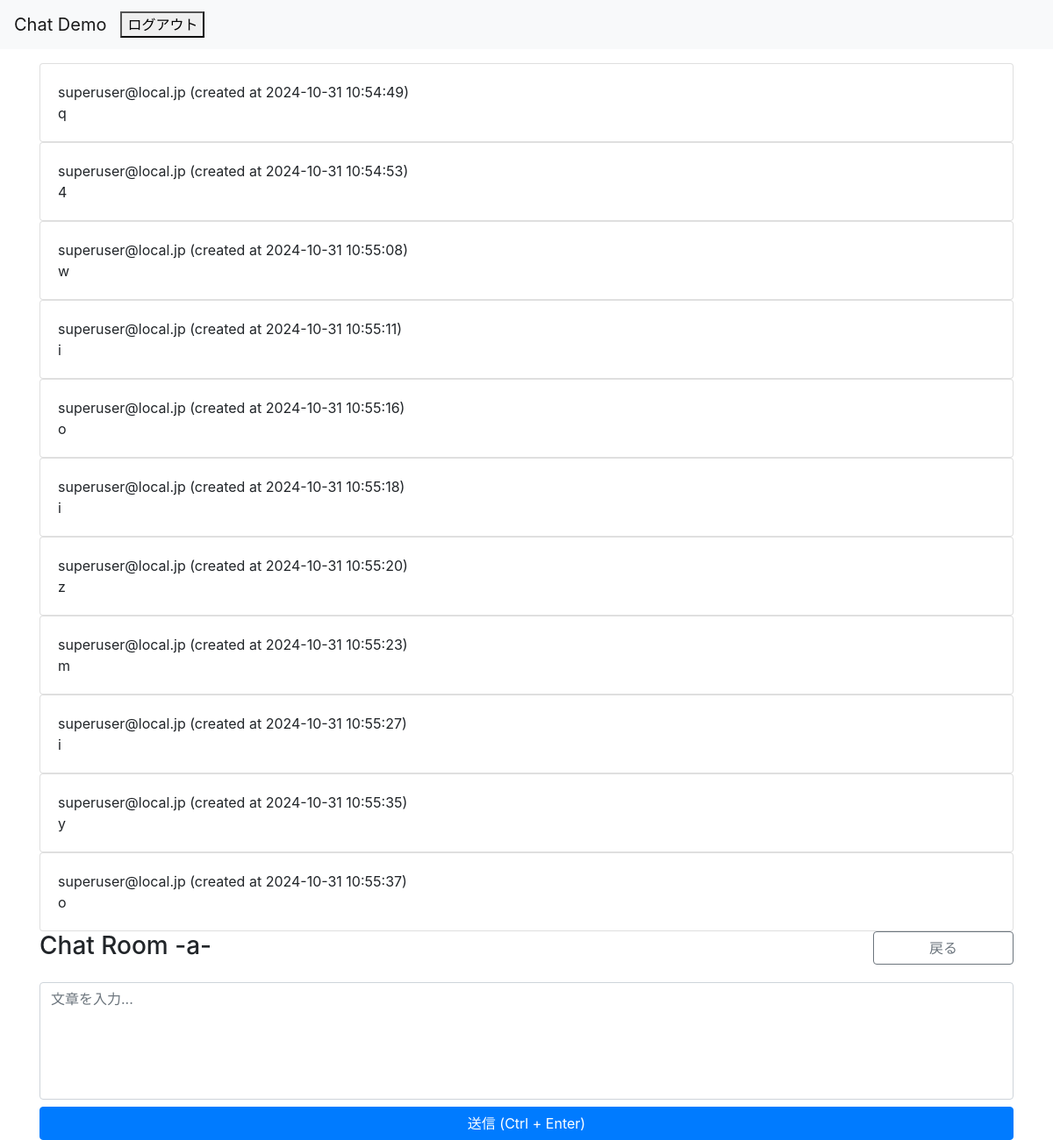
The page /chat/enter/room/6 (signed in) on the database as committed earlier.
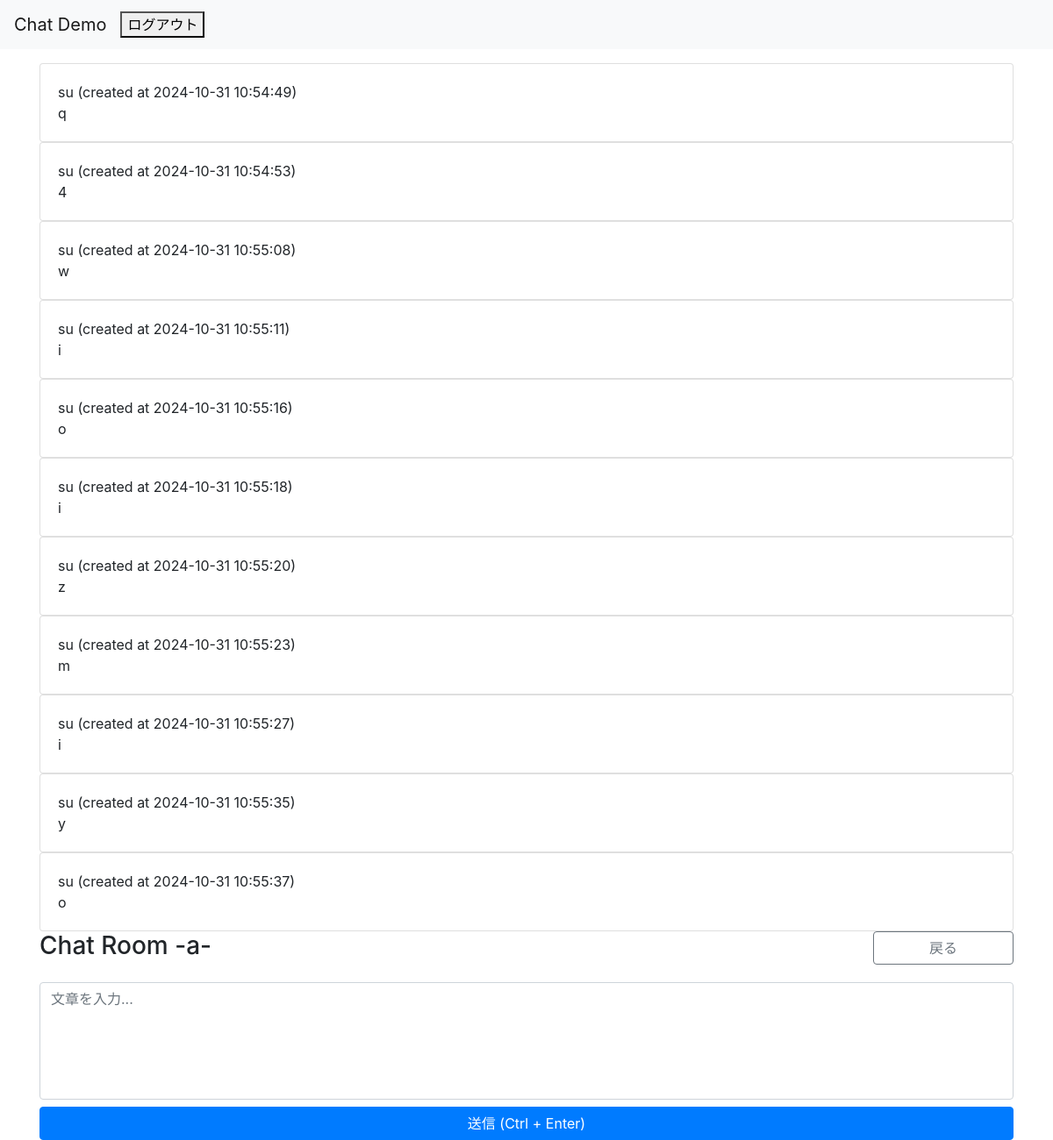
The same page on the database as committed later.
### chat/models.py (models this page shows, shortened)
class Message(models.Model):
    room = models.ForeignKey(Room, on_delete=models.CASCADE, related_name='messages')
    owner = models.ForeignKey(User, on_delete=models.CASCADE, related_name='messages')
    content = models.TextField(gettext_lazy('Content'))
    created_at = models.DateTimeField(gettext_lazy('Created time'), default=timezone.now)
    objects = MessageManager()

class Room(models.Model):
    host = models.ForeignKey(User, on_delete=models.CASCADE)
    name = models.CharField(gettext_lazy('ルーム名'), max_length=64)
    description = models.TextField(gettext_lazy('説明文'), max_length=128)
    participants = models.ManyToManyField(User, related_name='rooms', verbose_name=gettext_lazy('参加者(Ctrl キーを押しながらマウスで選択)'), blank=True)
    created_at = models.DateTimeField(gettext_lazy('Created time'), default=timezone.now)
    objects = RoomQueryset.as_manager()
    def __str__(self):
        return self.__unicode__()
    def __unicode__(self):
        return self.name
    def is_assigned(self, user=None):
        try:
            _ = self.participants.all().get(pk=user.pk)
            return True
        except User.DoesNotExist:
            return self.host == user
        except Exception:
            return False

### accounts/models.py (models this page shows)
class User(AbstractBaseUser, PermissionsMixin):
    screen_name = models.CharField(
        gettext_lazy('screen name'),
        max_length=128,
        default='',
        blank=True,
        help_text=gettext_lazy('Option. 128 characters or fewer.'),
    )
    email = models.EmailField(gettext_lazy('E-mail address'), unique=True)
    is_staff = models.BooleanField(
        gettext_lazy('staff status'),
        default=False,
        help_text=gettext_lazy('Designates whether the user can log into this admin site.'),
    )
    is_active = models.BooleanField(
        gettext_lazy('active'),
        default=True,
        help_text=gettext_lazy(
            'Designates whether this user should be treated as active. Unselect this instead of deleting accounts.'
        ),
    )
    date_joined = models.DateTimeField(gettext_lazy('date joined'), default=timezone.now)
    objects = CustomUserManager()
    points = models.IntegerField(
        default=0,
        blank=True,
        null=True,
    )
    USERNAME_FIELD = 'email'
    REQUIRED_FIELDS = []
    class Meta:
        verbose_name = gettext_lazy('user')
        verbose_name_plural = gettext_lazy('users')
    def __str__(self):
        return self.__unicode__()
    def __unicode__(self):
        return self.screen_name or self.email

### chat/views.py (the view)
# urls.py: path('enter/room/<int:pk>', views.EnterRoom.as_view(), name='enter_room'),
class EnterRoom(LoginRequiredMixin, OnlyAssignedUserMixin, DetailView):
    model = models.Room
    template_name = 'chat/chat_room.html'
    context_object_name = 'room'

### chat/models.py (called while the page is built)
    def ordering(self, order='created_at'):
        return self.get_queryset().order_by(order)

### chat/views.py (called while the page is built)
    def test_func(self):
        room = self.get_object()
        return room.is_assigned(self.request.user)

### templates/chat/chat_room.html (shortened to what this page needs)
{% extends 'base.html' %}
{% load humanize %}
{% block content %}
<div class="row justify-content-center mt-3">
    <div class="col-12">
        <div id="chat-log">
            {% for message in room.messages.ordering %}
            <div class="card">
                <div class="card-body">
                    <div class="row">
                        <div class="col-12">
                            <span class="card-username">{{ message.owner|stringformat:"s" }}</span>
                            <time class="card-datetime" datetime="{{ message.created_at|date:'Y-m-d' }}">(created at {{ message.created_at|date:'Y-m-d H:i:s' }})</time>
                        </div>
                    </div>
                    <div class="row">
                        <div class="col-12 card-content">
                            {{ message.content|linebreaksbr }}
                        </div>
                    </div>
                </div>
            </div>
            {% endfor %}
        </div>
    </div>
</div>
<div class="row justify-content-center">
    <div class="col-12">
        <div class="row">
            <div class="col-12 col-md-10">
                <h3 class="h3">Chat Room -{{ room|stringformat:"s" }}-</h3>
            </div>
            <div class="col-12 col-md-2">
                <a href="{% url 'chat:index' %}" class="btn btn-outline-secondary btn-block">戻る</a>
            </div>
        </div>
        <div class="row mt-3">
            <div class="col-12">
                <textarea placeholder="文章を入力..." id="chat-message-input" rows="5" class="form-control" style="resize: none;"></textarea>
            </div>
        </div>
        <div class="row mt-2">
            <div class="col-12">
                <button type="submit" id="submit-chat-message" class="btn btn-primary btn-block">送信 (Ctrl + Enter)</button>
            </div>
        </div>
    </div>
</div>
{% endblock %}

### templates/base.html (shortened to what this page needs)
<!doctype html>
<html lang="ja">
{% load static %}
<head>
    <link rel="stylesheet" href="https://cdn.jsdelivr.net/npm/bootstrap@4.6.0/dist/css/bootstrap.min.css"
>
    <link rel="stylesheet" href="https://cdn.jsdelivr.net/gh/gitbrent/bootstrap4-toggle@3.6.1/css/bootstrap4-toggle.min.css">
</head>
<body>
    <nav class="navbar navbar-expand-lg navbar-light bg-light">
        <a class="navbar-brand" href="{% url 'accounts:index' %}">Chat Demo</a>
        <div class="collapse navbar-collapse" id="navbarSupportedContent">
            <ul class="navbar-nav mr-auto">
            {% if user.is_authenticated %}
                <form method="post" action="{% url 'accounts:logout' %}">
                    <button type="submit">ログアウト</button>
                </form>
            {% else %}
                <form method="post" action="{% url 'accounts:login' %}">
                    {% csrf_token %}
                    <button type="submit">ログイン</button>
                </form>
                {% comment %} <a href="{% url 'accounts:login' %}">ログイン</a> {% endcomment %}
            {% endif %}
            </ul>
        </div>
    </nav>
    <div class="container mt-3">
        {% block content %}{% endblock %}
    </div>
</body>
</html>

Rows that differ between the two databases and show on the page:
changed through a linked row, Message (number 1 of 11 on the later page): owner "superuser@local.jp" → "su"
changed through a linked row, Message (number 2 of 11 on the later page): owner "superuser@local.jp" → "su"
changed through a linked row, Message (number 3 of 11 on the later page): owner "superuser@local.jp" → "su"
changed through a linked row, Message (number 4 of 11 on the later page): owner "superuser@local.jp" → "su"
changed through a linked row, Message (number 5 of 11 on the later page): owner "superuser@local.jp" → "su"
changed through a linked row, Message (number 6 of 11 on the later page): owner "superuser@local.jp" → "su"
changed through a linked row, Message (number 7 of 11 on the later page): owner "superuser@local.jp" → "su"
changed through a linked row, Message (number 8 of 11 on the later page): owner "superuser@local.jp" → "su"
changed through a linked row, Message (number 9 of 11 on the later page): owner "superuser@local.jp" → "su"
changed through a linked row, Message (number 10 of 11 on the later page): owner "superuser@local.jp" → "su"
changed through a linked row, Message (number 11 of 11 on the later page): owner "superuser@local.jp" → "su"
